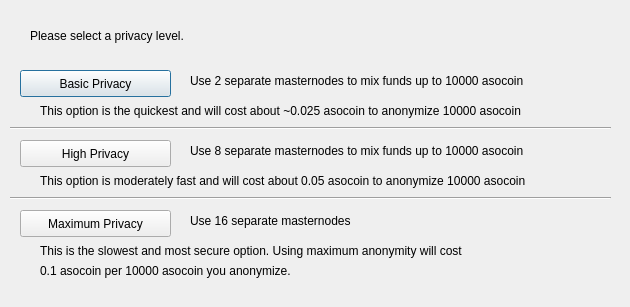
<?xml version="1.0" encoding="UTF-8"?>
<ui version="4.0">
 <class>ObfuscationConfig</class>
 <widget class="QDialog" name="ObfuscationConfig">
  <property name="geometry">
   <rect>
    <x>0</x>
    <y>0</y>
    <width>630</width>
    <height>307</height>
   </rect>
  </property>
  <property name="windowTitle">
   <string>Configure Obfuscation</string>
  </property>
  <widget class="QPushButton" name="buttonBasic">
   <property name="geometry">
    <rect>
     <x>20</x>
     <y>70</y>
     <width>151</width>
     <height>27</height>
    </rect>
   </property>
   <property name="text">
    <string>Basic Privacy</string>
   </property>
  </widget>
  <widget class="QPushButton" name="buttonHigh">
   <property name="geometry">
    <rect>
     <x>20</x>
     <y>140</y>
     <width>151</width>
     <height>27</height>
    </rect>
   </property>
   <property name="text">
    <string>High Privacy</string>
   </property>
  </widget>
  <widget class="QPushButton" name="buttonMax">
   <property name="geometry">
    <rect>
     <x>20</x>
     <y>210</y>
     <width>151</width>
     <height>27</height>
    </rect>
   </property>
   <property name="text">
    <string>Maximum Privacy</string>
   </property>
  </widget>
  <widget class="QLabel" name="label">
   <property name="geometry">
    <rect>
     <x>30</x>
     <y>20</y>
     <width>571</width>
     <height>31</height>
    </rect>
   </property>
   <property name="text">
    <string>Please select a privacy level.</string>
   </property>
  </widget>
  <widget class="QLabel" name="label_2">
   <property name="geometry">
    <rect>
     <x>190</x>
     <y>70</y>
     <width>421</width>
     <height>21</height>
    </rect>
   </property>
   <property name="text">
    <string>Use 2 separate masternodes to mix funds up to 10000 asocoin</string>
   </property>
  </widget>
  <widget class="QLabel" name="label_3">
   <property name="geometry">
    <rect>
     <x>190</x>
     <y>140</y>
     <width>411</width>
     <height>21</height>
    </rect>
   </property>
   <property name="text">
    <string>Use 8 separate masternodes to mix funds up to 10000 asocoin</string>
   </property>
  </widget>
  <widget class="QLabel" name="label_4">
   <property name="geometry">
    <rect>
     <x>190</x>
     <y>210</y>
     <width>421</width>
     <height>21</height>
    </rect>
   </property>
   <property name="text">
    <string>Use 16 separate masternodes</string>
   </property>
  </widget>
  <widget class="QLabel" name="label_6">
   <property name="geometry">
    <rect>
     <x>40</x>
     <y>100</y>
     <width>561</width>
     <height>21</height>
    </rect>
   </property>
   <property name="text">
    <string>This option is the quickest and will cost about ~0.025 asocoin to anonymize 10000 asocoin</string>
   </property>
  </widget>
  <widget class="QLabel" name="label_7">
   <property name="geometry">
    <rect>
     <x>40</x>
     <y>170</y>
     <width>561</width>
     <height>21</height>
    </rect>
   </property>
   <property name="text">
    <string>This option is moderately fast and will cost about 0.05 asocoin to anonymize 10000 asocoin</string>
   </property>
  </widget>
  <widget class="QLabel" name="label_8">
   <property name="geometry">
    <rect>
     <x>40</x>
     <y>240</y>
     <width>561</width>
     <height>21</height>
    </rect>
   </property>
   <property name="text">
    <string>This is the slowest and most secure option. Using maximum anonymity will cost</string>
   </property>
  </widget>
  <widget class="QLabel" name="label_9">
   <property name="geometry">
    <rect>
     <x>40</x>
     <y>260</y>
     <width>561</width>
     <height>21</height>
    </rect>
   </property>
   <property name="text">
    <string>0.1 asocoin per 10000 asocoin you anonymize.</string>
   </property>
  </widget>
  <widget class="Line" name="line">
   <property name="geometry">
    <rect>
     <x>10</x>
     <y>120</y>
     <width>601</width>
     <height>16</height>
    </rect>
   </property>
   <property name="orientation">
    <enum>Qt::Horizontal</enum>
   </property>
  </widget>
  <widget class="Line" name="line_2">
   <property name="geometry">
    <rect>
     <x>10</x>
     <y>190</y>
     <width>601</width>
     <height>16</height>
    </rect>
   </property>
   <property name="orientation">
    <enum>Qt::Horizontal</enum>
   </property>
  </widget>
 </widget>
 <resources/>
 <connections/>
</ui>
